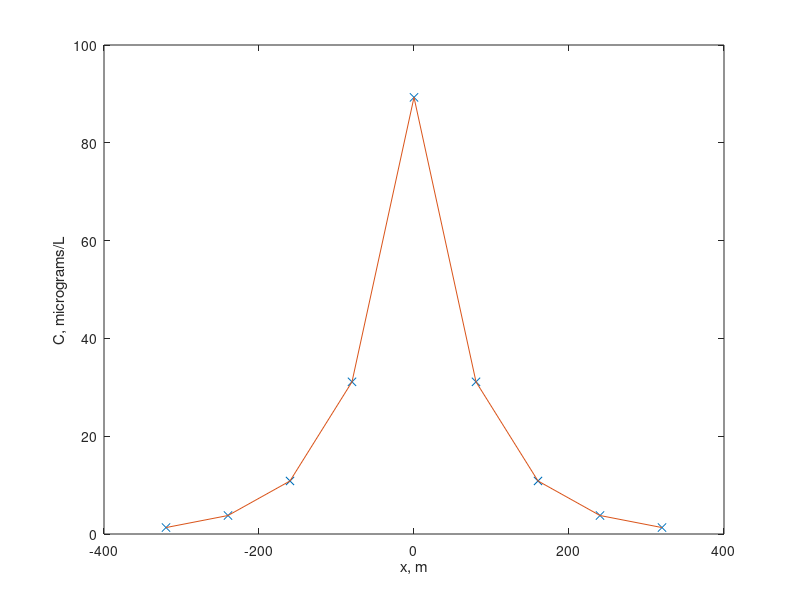

Write MATLAB code to recreate this figure.
close all
clc

W = 246;    % mass discharge rate into the surface water(in kg/day)
k_1 = 0.25;  % first order decay coefficient(in day^-1)
Q = 3.13;	% river flow rate(in m^3/s)
A = 72600;	% cross sectional area of river(in m^2)
D =60*24;  % dispersion coefficient(converted from m^2/h to m^2/day)
x = -320:80:320;	% distances

v = Q/A;	% flow velocity
m = sqrt(1+((4*k_1*D)/(v^2)));	% given in the question statement
C_0 = W/(m*Q);	% concentration at x=0(in g/L)
r_1 = v*(1+m)./(2*D);
r_2 = v*(1-m)./(2*D);

for i = 1:length(x) % loop for the range of distances 

    if x(i) <= 0
        C_x(i) = C_0*exp(r_1*x(i)); %calculation of C_x if x<=0
    elseif x(i) >= 0
        C_x(i) = C_0*exp(r_2*x(i)); %calculation of C_x if x>0
    end
    
    C_x(i) = C_x(i)*10.^6   %convertion from g/L to micrograms/L
    
end

plot (x,C_x,'x')
hold all
plot (x,C_x)
xlabel('x, m');
ylabel('C, micrograms/L');